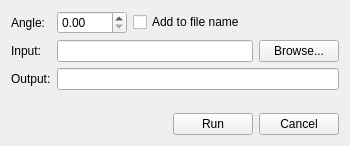
<?xml version="1.0" encoding="UTF-8"?>
<ui version="4.0">
 <class>HeightmapPath</class>
 <widget class="QWidget" name="HeightmapPath">
  <property name="geometry">
   <rect>
    <x>0</x>
    <y>0</y>
    <width>350</width>
    <height>146</height>
   </rect>
  </property>
  <property name="sizePolicy">
   <sizepolicy hsizetype="Minimum" vsizetype="Minimum">
    <horstretch>0</horstretch>
    <verstretch>0</verstretch>
   </sizepolicy>
  </property>
  <property name="windowTitle">
   <string>Height Delta Tool</string>
  </property>
  <layout class="QVBoxLayout" name="verticalLayout">
   <item>
    <layout class="QHBoxLayout" name="horizontalLayout">
     <item>
      <widget class="QLabel" name="label">
       <property name="sizePolicy">
        <sizepolicy hsizetype="Maximum" vsizetype="Preferred">
         <horstretch>0</horstretch>
         <verstretch>0</verstretch>
        </sizepolicy>
       </property>
       <property name="minimumSize">
        <size>
         <width>40</width>
         <height>0</height>
        </size>
       </property>
       <property name="text">
        <string>Angle:</string>
       </property>
      </widget>
     </item>
     <item>
      <widget class="QDoubleSpinBox" name="angle">
       <property name="minimumSize">
        <size>
         <width>70</width>
         <height>0</height>
        </size>
       </property>
       <property name="maximum">
        <double>90.000000000000000</double>
       </property>
       <property name="singleStep">
        <double>0.100000000000000</double>
       </property>
      </widget>
     </item>
     <item>
      <widget class="QCheckBox" name="suffix">
       <property name="text">
        <string>Add to file name</string>
       </property>
      </widget>
     </item>
     <item>
      <spacer name="horizontalSpacer_2">
       <property name="orientation">
        <enum>Qt::Horizontal</enum>
       </property>
       <property name="sizeHint" stdset="0">
        <size>
         <width>40</width>
         <height>20</height>
        </size>
       </property>
      </spacer>
     </item>
    </layout>
   </item>
   <item>
    <layout class="QHBoxLayout" name="horizontalLayout_2">
     <item>
      <widget class="QLabel" name="label_2">
       <property name="sizePolicy">
        <sizepolicy hsizetype="Maximum" vsizetype="Preferred">
         <horstretch>0</horstretch>
         <verstretch>0</verstretch>
        </sizepolicy>
       </property>
       <property name="minimumSize">
        <size>
         <width>40</width>
         <height>0</height>
        </size>
       </property>
       <property name="text">
        <string>Input:</string>
       </property>
      </widget>
     </item>
     <item>
      <widget class="QLineEdit" name="input"/>
     </item>
     <item>
      <widget class="QPushButton" name="browse">
       <property name="sizePolicy">
        <sizepolicy hsizetype="Fixed" vsizetype="Fixed">
         <horstretch>0</horstretch>
         <verstretch>0</verstretch>
        </sizepolicy>
       </property>
       <property name="text">
        <string>Browse...</string>
       </property>
       <property name="icon">
        <iconset resource="QtIcons.qrc">
         <normaloff>:/QtIcons/openscene.png</normaloff>:/QtIcons/openscene.png</iconset>
       </property>
      </widget>
     </item>
    </layout>
   </item>
   <item>
    <layout class="QHBoxLayout" name="horizontalLayout_3">
     <item>
      <widget class="QLabel" name="label_3">
       <property name="sizePolicy">
        <sizepolicy hsizetype="Maximum" vsizetype="Preferred">
         <horstretch>0</horstretch>
         <verstretch>0</verstretch>
        </sizepolicy>
       </property>
       <property name="minimumSize">
        <size>
         <width>40</width>
         <height>0</height>
        </size>
       </property>
       <property name="text">
        <string>Output:</string>
       </property>
      </widget>
     </item>
     <item>
      <widget class="QLineEdit" name="output">
       <property name="readOnly">
        <bool>true</bool>
       </property>
      </widget>
     </item>
    </layout>
   </item>
   <item>
    <spacer name="verticalSpacer">
     <property name="orientation">
      <enum>Qt::Vertical</enum>
     </property>
     <property name="sizeHint" stdset="0">
      <size>
       <width>1</width>
       <height>1</height>
      </size>
     </property>
    </spacer>
   </item>
   <item>
    <layout class="QHBoxLayout" name="horizontalLayout_4">
     <item>
      <spacer name="horizontalSpacer_3">
       <property name="orientation">
        <enum>Qt::Horizontal</enum>
       </property>
       <property name="sizeHint" stdset="0">
        <size>
         <width>40</width>
         <height>20</height>
        </size>
       </property>
      </spacer>
     </item>
     <item>
      <widget class="QPushButton" name="run">
       <property name="text">
        <string>Run</string>
       </property>
      </widget>
     </item>
     <item>
      <widget class="QPushButton" name="cancel">
       <property name="text">
        <string>Cancel</string>
       </property>
      </widget>
     </item>
    </layout>
   </item>
  </layout>
 </widget>
 <resources>
  <include location="QtIcons.qrc"/>
 </resources>
 <connections/>
</ui>
